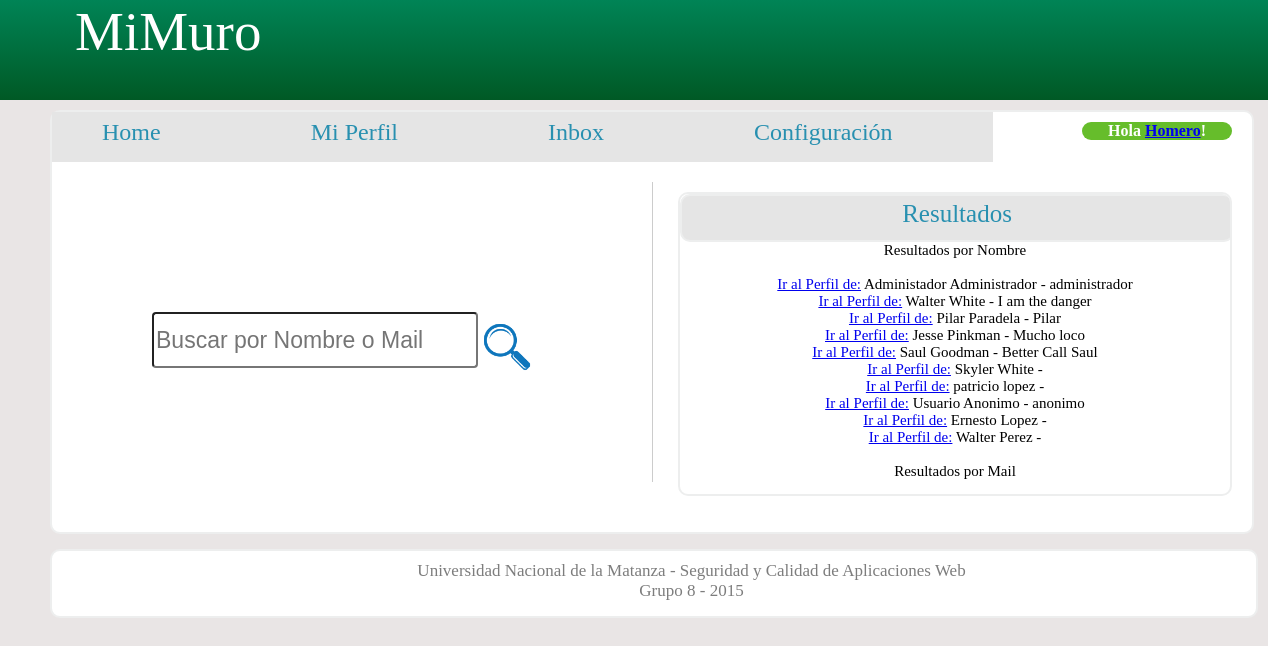
The page /paginas/resultados.php (signed in) on the database its author committed.
### tables this page shows
CREATE TABLE `usuario` (
  `idusuario` int(11) NOT NULL AUTO_INCREMENT,
  `nombre` text NOT NULL,
  `apellido` text NOT NULL,
  `mail` text NOT NULL,
  `descripcion` text,
  `password` varchar(100) NOT NULL,
  `administrador` int(11) NOT NULL DEFAULT '0',
  `privacidad` int(11) NOT NULL DEFAULT '3',
  `opcmensajes` int(11) NOT NULL DEFAULT '1',
  PRIMARY KEY (`idusuario`)
);

### paginas/mysql.php (called while the page is built, shortened)
<?php
$server="localhost:3306";
$user="root";
$password="";
$conexion=(mysqli_connect($server,$user,$password));
$consulta=mysqli_query($conexion,$con);
?>

### paginas/resultados.php (the view, shortened to what this page needs)
<!DOCTYPE html>
<html>
<head>
	<link rel="stylesheet" type="text/css" href="../css/estilo2.css"/>
</head>
<body>
<div class="header">
						<?php if 		($_SESSION==null){
						?>
									<div><a href="../index.php" class="mimuro">MiMuro</a></div>
						<?php
							}		else{
						?>
									<div><a href="home.php" class="mimuro">MiMuro</a></div>
						<?php
							}
						?>
		</div>
		<div id="container">
					<ul class="dropdown">
						<li><a href="home.php" class="dir">Home</a></li>
						<li><a href="perfil.php" class="dir">Mi Perfil</a></li>
						<li><a href="mensajes-privados.php" class="dir">Inbox</a></li>
						<li><a href="conf.php" class="dir">Configuraci&oacute;n</a></li>
					</ul>
					<div class="bienvenidos">
						Hola <?php
									if ($_SESSION!=NULL) {
									$idusr=$_SESSION['idusr'];
									$nombresesion=$_SESSION['nom'];
									echo "<a href='perfil.php?id='.$idusr.''>$nombresesion</a>";
									}
							?>!
					</div>
					<div id="home">
						<div id="search">
						<form method="post" action="resultados.php" name="busqueda">
						<div id="busqueda"><input type="text" placeholder="Buscar por Nombre o Mail" name="search"
								  style="border-radius:4px; width:300px; height:50px;font-size: 23px" id="busqueda" /></div>
							<div id="lupa"> <input type="image" src="../img/icono_buscar.png" style="width:70px; height:70px;" /></div>
						</form>
						</div>
						<div class="lineavertical2"></div>
						<div id="resultados">
						<div id="mensajestitulo">Resultados</div>
						<?php
						$d=$_POST['search'];
						$con="CALL search1('%$d%')";
						require ("mysql.php");
						echo "<div class='aviso'>Resultados por Nombre</br></br>";
						while($resultados=mysqli_fetch_array($consulta)){
   						echo '<a href="perfil.php?p='.base64_encode($resultados['idusuario']).'">Ir al Perfil de:</a>';
   						echo ' '.$resultados['nombre'].' ';
   						echo $resultados['apellido']." - ";
   						echo $resultados['descripcion']."</br>";
   						}
   						$con="CALL search2('%$d%')";
						require ("mysql.php");
						echo "Resultados por Mail</br></br>";
					    ?>
						</div>
  					</div>
  		</div>
  		</div>
  		<div class="footer">
	  		<div class="pie">
	  		Universidad Nacional de la Matanza - Seguridad y Calidad de Aplicaciones Web <br>
	  		 Grupo 8 - 2015
	  		</div>
  		</div>
</body>
</html>

### css/estilo2.css (style rules this page uses)
body { background-color: #E9E5E5; padding: 0px; margin:0 auto; min-width:960px; }
#container { width: 1200px; height: 420px; margin-top: 10px; border-radius: 10px; border:solid; border-color: #edeeee; border-width: 2px; margin-right: 50px; margin-left:50px; background-color: #fff; }
.header { background: #b4ddb4; background: -moz-linear-gradient(top, #b4ddb4 0%, #008456 0%, #005925 100%); background: -webkit-gradient(linear, left top, left bottom, color-stop(0%,#b4ddb4), color-stop(0%,#008456), color-stop(100%,#005925)); background: -webkit-linear-gradient(top, #b4ddb4 0%,#008456 0%,#005925 100%); background: -o-linear-gradient(top, #b4ddb4 0%,#008456 0%,#005925 100%); background: -ms-linear-gradient(top, #b4ddb4 0%,#008456 0%,#005925 100%); background: linear-gradient(to bottom, #b4ddb4 0%,#008456 0%,#005925 100%); filter: progid:DXImageTransform.Microsoft.gradient( startColorstr='#b4ddb4', endColorstr='#005925',GradientType=0 ); width: 100%; height: 100px; border:0px; padding: 0px; background-repeat: repeat; margin: 0 auto; }
a.mimuro { font-family: 'Corbel'; font-size: 55px; color: #fff; margin-left: 75px; padding-top: 20px; text-decoration: none; }
.footer { width: 1204px; height: 65px; background-color: #fff; border:solid; border-color: #edeeee; border-width: 2px; margin-top: 15px; margin-left:50px; border-radius: 10px; margin-bottom: 0px; }
.pie { font-family: 'Corbel'; font-size: 17px; color: #7D7D7D; margin-left: 75px; text-align: center; margin-top: 10px; }
.dropdown { height:50px; width:960px; }
ul.dropdown, ul.dropdown li, ul.dropdown ul { list-style: none; margin: 0; padding: 0; height: 50px; }
ul.dropdown { position: relative; z-index: 597; float: left; height: 50px; }
ul.dropdown li { float: left; min-height: 1px; line-height: 1.3em; vertical-align: middle; height: 50px; }
ul.dropdown { font: normal 12px 'Corbel', text-transform: uppercase; height: 50px; }
ul.dropdown li { padding: 7px 0; background-color: #E5E5E5; color: #2890B0; line-height: normal; height: 50px; }
ul.dropdown a:link, ul.dropdown a:visited { color: #2890B0; text-decoration: none; font-family: 'Corbel';font-size: 24px; }
ul.dropdown *.dir { padding-right: 100px; background-image: none; background-position: 100% 50%; background-repeat: no-repeat; }
ul.dropdown li a { display: block; padding: 7px 50px; }
ul.dropdown li { padding: 0; }
#home { width: 1200px; height: 300px; float: left; }
#search { width: 450px; height: 150px; margin-left: 100px; margin-top: 150px; float: left; }
#busqueda { width: 300px; height: 50px; float: left; padding-right: 20px; }
#lupa { width: 70px; height: 70px; float: left; padding-right: 10px; }
.lineavertical2 { border-left: 1px solid #ccc; height: 300px; width: 1px; margin-left: 600px; margin-top: 20px; position: absolute; }
#resultados { width:550px; height: 300px; float: right; margin-top: 30px; margin-right: 20px; border-radius: 10px; border: solid; border-width: 2px; border-color: #edeeee; overflow-y:scroll; overflow-x:none; }
#mensajestitulo { border: solid; width: 100%; height: 40px; text-align: center; padding-top: 4px; font-family: 'Corbel'; font-size: 25px; color: #2890B0; background-color: #E5E5E5; border-radius: 10px; border: solid; border-width: 2px; border-color: #edeeee; }
.bienvenidos { color: #fff; background-color: #66bd2b; border-color: #2e6da4; width: 150px; float: right; margin-top: 10px; margin-right: 20px; text-align: center; font-family: 'Corbel'; border-radius: 10px; font-weight: bold; }
.aviso { font-family: 'Corbel'; text-align: center; font-size: 15px; }

### rows shown on the page
usuario: nombre "Administador", apellido "Administrador", descripcion "administrador"
usuario: nombre "Walter", apellido "White", descripcion "I am the danger"
usuario: nombre "Pilar", apellido "Paradela", descripcion "Pilar"
usuario: nombre "Jesse", apellido "Pinkman", descripcion "Mucho loco"
usuario: nombre "Saul", apellido "Goodman", descripcion "Better Call Saul"
usuario: nombre "Skyler", apellido "White"
usuario: nombre "patricio", apellido "lopez"
usuario: nombre "Usuario", apellido "Anonimo", descripcion "anonimo"
usuario: nombre "Ernesto", apellido "Lopez"
usuario: nombre "Walter", apellido "Perez"

### other values the page prints
$nombresesion "Homero"
